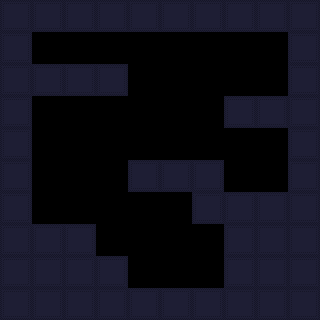

This game map was drawn from its Tiled (.tmx) file and the tilesets committed beside it. A one-line description and the full map source follow:
An orthogonal 10x10 tile map with 32x32 px tiles, 1 tile layer (Tile Layer 1) and 5 objects.

<map version="1.2" tiledversion="1.3.5" orientation="orthogonal" renderorder="right-down" width="10" height="10" tilewidth="32" tileheight="32" infinite="0" nextlayerid="3" nextobjectid="16">
 <editorsettings>
  <export target="room_7_1.lua" format="lua" />
 </editorsettings>
 <tileset firstgid="1" source="../allTiles.tsx" />
 <layer id="1" name="Tile Layer 1" width="10" height="10">
  <data encoding="csv">
1,1,1,1,1,1,1,1,1,1,
1,0,0,0,0,0,0,0,0,1,
1,1,1,1,0,0,0,0,0,1,
1,0,0,0,0,0,0,1,1,1,
1,0,0,0,0,0,0,0,0,1,
1,0,0,0,1,1,1,0,0,1,
1,0,0,0,0,0,1,1,1,1,
1,1,1,0,0,0,0,1,1,1,
1,1,1,1,0,0,0,1,1,1,
1,1,1,1,1,1,1,1,1,1
</data>
 </layer>
 <objectgroup id="2" name="Object Layer 1">
  <object id="11" gid="4" x="256" y="192" width="32" height="32" />
  <object id="12" gid="2" x="192" y="288" width="32" height="32" />
  <object id="13" gid="3" x="32" y="224" width="32" height="32" />
  <object id="14" gid="3" x="32" y="64" width="32" height="32" />
  <object id="15" gid="3" x="192" y="160" width="32" height="32" />
 </objectgroup>
</map>
